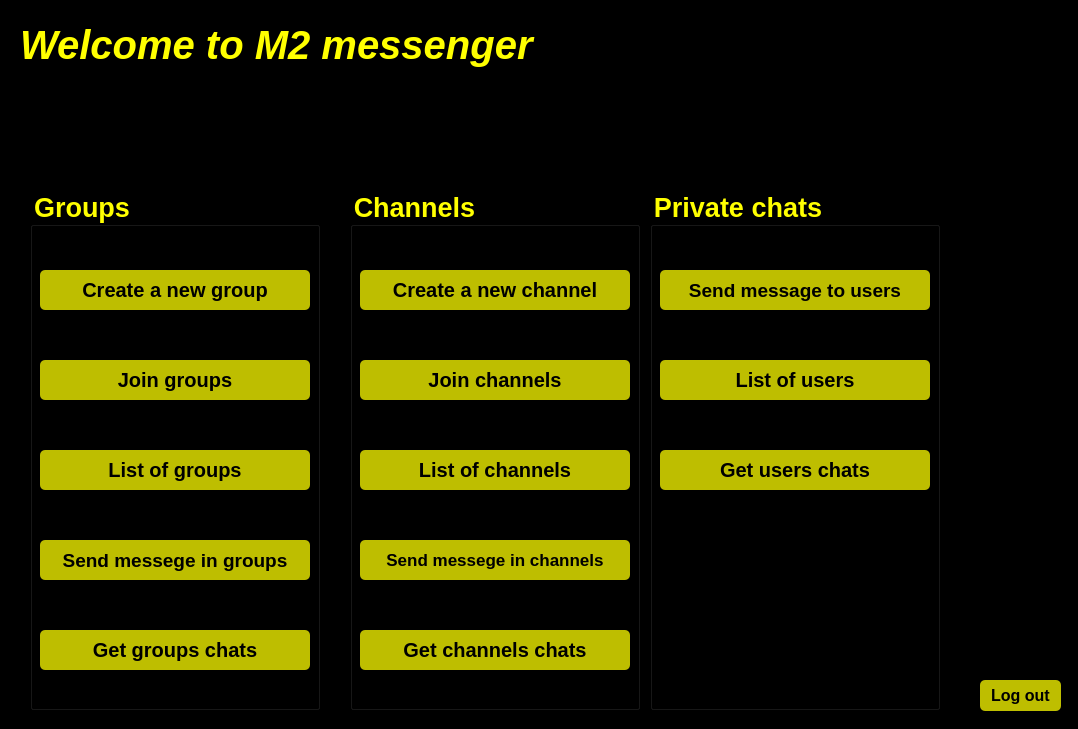
<?xml version="1.0" encoding="UTF-8"?>
<ui version="4.0">
 <class>afterLogin</class>
 <widget class="QWidget" name="afterLogin">
  <property name="geometry">
   <rect>
    <x>0</x>
    <y>0</y>
    <width>1078</width>
    <height>729</height>
   </rect>
  </property>
  <property name="windowTitle">
   <string>Form</string>
  </property>
  <property name="styleSheet">
   <string notr="true"/>
  </property>
  <widget class="QWidget" name="widget" native="true">
   <property name="geometry">
    <rect>
     <x>0</x>
     <y>0</y>
     <width>1081</width>
     <height>731</height>
    </rect>
   </property>
   <property name="styleSheet">
    <string notr="true">background-color: rgb(0, 0, 0);
</string>
   </property>
   <widget class="QLabel" name="label">
    <property name="geometry">
     <rect>
      <x>20</x>
      <y>10</y>
      <width>631</width>
      <height>70</height>
     </rect>
    </property>
    <property name="font">
     <font>
      <pointsize>30</pointsize>
      <italic>true</italic>
      <bold>true</bold>
      <underline>false</underline>
      <strikeout>false</strikeout>
      <kerning>true</kerning>
     </font>
    </property>
    <property name="styleSheet">
     <string notr="true">color:rgb(255,255,0)	;</string>
    </property>
    <property name="text">
     <string>Welcome to M2 messenger</string>
    </property>
   </widget>
   <widget class="QPushButton" name="pushButton_4">
    <property name="geometry">
     <rect>
      <x>980</x>
      <y>680</y>
      <width>81</width>
      <height>31</height>
     </rect>
    </property>
    <property name="font">
     <font>
      <pointsize>12</pointsize>
      <bold>true</bold>
     </font>
    </property>
    <property name="styleSheet">
     <string notr="true">QPushButton#pushButton_4{
	background-color:rgba(255, 255, 0, 190);
	color:rgba(0, 0, 0, 255);
	border-radius:5px;
}

QPushButton#pushButton_4:hover{
	background-color:rgb(246, 120, 29);

}

QPushButton#pushButton_4:pressed{
	padding-left:5px;
	padding-top:5px;
	background-color:rgba(150,123, 111, 255);
}</string>
    </property>
    <property name="text">
     <string>Log out</string>
    </property>
   </widget>
   <widget class="QLabel" name="label_5">
    <property name="geometry">
     <rect>
      <x>980</x>
      <y>590</y>
      <width>81</width>
      <height>81</height>
     </rect>
    </property>
    <property name="styleSheet">
     <string notr="true">image: url(:/icons/logout3.png);</string>
    </property>
    <property name="text">
     <string/>
    </property>
   </widget>
   <widget class="QGroupBox" name="group_groupBox">
    <property name="geometry">
     <rect>
      <x>30</x>
      <y>190</y>
      <width>290</width>
      <height>520</height>
     </rect>
    </property>
    <property name="font">
     <font>
      <pointsize>20</pointsize>
      <bold>true</bold>
     </font>
    </property>
    <property name="styleSheet">
     <string notr="true">color:rgb(255,255,0);
</string>
    </property>
    <property name="title">
     <string>Groups</string>
    </property>
    <widget class="QPushButton" name="pushButton">
     <property name="geometry">
      <rect>
       <x>10</x>
       <y>80</y>
       <width>270</width>
       <height>40</height>
      </rect>
     </property>
     <property name="font">
      <font>
       <pointsize>15</pointsize>
       <bold>true</bold>
      </font>
     </property>
     <property name="styleSheet">
      <string notr="true">QPushButton#pushButton{
	background-color:rgba(255, 255, 0, 190);
	color:rgba(0, 0, 0, 255);
	border-radius:5px;
}

QPushButton#pushButton:hover{
	background-color:rgb(246, 120, 29);

}

QPushButton#pushButton:pressed{
	padding-left:5px;
	padding-top:5px;
	background-color:rgba(150,123, 111, 255);
}</string>
     </property>
     <property name="text">
      <string>Create a new group</string>
     </property>
    </widget>
    <widget class="QPushButton" name="pushButton_2">
     <property name="geometry">
      <rect>
       <x>10</x>
       <y>170</y>
       <width>270</width>
       <height>40</height>
      </rect>
     </property>
     <property name="font">
      <font>
       <pointsize>15</pointsize>
       <bold>true</bold>
      </font>
     </property>
     <property name="styleSheet">
      <string notr="true">QPushButton#pushButton_2{
	background-color:rgba(255, 255, 0, 190);
	color:rgba(0, 0, 0, 255);
	border-radius:5px;
}

QPushButton#pushButton_2:hover{
	background-color:rgb(246, 120, 29);

}

QPushButton#pushButton_2:pressed{
	padding-left:5px;
	padding-top:5px;
	background-color:rgba(150,123, 111, 255);
}</string>
     </property>
     <property name="text">
      <string>Join groups</string>
     </property>
    </widget>
    <widget class="QPushButton" name="pushButton_3">
     <property name="geometry">
      <rect>
       <x>10</x>
       <y>440</y>
       <width>270</width>
       <height>40</height>
      </rect>
     </property>
     <property name="font">
      <font>
       <pointsize>15</pointsize>
       <bold>true</bold>
      </font>
     </property>
     <property name="styleSheet">
      <string notr="true">QPushButton#pushButton_3{
	background-color:rgba(255, 255, 0, 190);
	color:rgba(0, 0, 0, 255);
	border-radius:5px;
}

QPushButton#pushButton_3:hover{
	background-color:rgb(246, 120, 29);

}

QPushButton#pushButton_3:pressed{
	padding-left:5px;
	padding-top:5px;
	background-color:rgba(150,123, 111, 255);
}</string>
     </property>
     <property name="text">
      <string>Get groups chats</string>
     </property>
    </widget>
    <widget class="QPushButton" name="pushButton_6">
     <property name="geometry">
      <rect>
       <x>10</x>
       <y>260</y>
       <width>270</width>
       <height>40</height>
      </rect>
     </property>
     <property name="font">
      <font>
       <pointsize>15</pointsize>
       <bold>true</bold>
      </font>
     </property>
     <property name="styleSheet">
      <string notr="true">QPushButton#pushButton_6{
	background-color:rgba(255, 255, 0, 190);
	color:rgba(0, 0, 0, 255);
	border-radius:5px;
}

QPushButton#pushButton_6:hover{
	background-color:rgb(246, 120, 29);

}

QPushButton#pushButton_6:pressed{
	padding-left:5px;
	padding-top:5px;
	background-color:rgba(150,123, 111, 255);
}</string>
     </property>
     <property name="text">
      <string>List of groups</string>
     </property>
    </widget>
    <widget class="QPushButton" name="pushButton_7">
     <property name="geometry">
      <rect>
       <x>10</x>
       <y>350</y>
       <width>270</width>
       <height>40</height>
      </rect>
     </property>
     <property name="font">
      <font>
       <pointsize>14</pointsize>
       <bold>true</bold>
      </font>
     </property>
     <property name="styleSheet">
      <string notr="true">QPushButton#pushButton_7{
	background-color:rgba(255, 255, 0, 190);
	color:rgba(0, 0, 0, 255);
	border-radius:5px;
}

QPushButton#pushButton_7:hover{
	background-color:rgb(246, 120, 29);

}

QPushButton#pushButton_7:pressed{
	padding-left:5px;
	padding-top:5px;
	background-color:rgba(150,123, 111, 255);
}</string>
     </property>
     <property name="text">
      <string>Send messege in groups</string>
     </property>
    </widget>
   </widget>
   <widget class="QGroupBox" name="channel_groupBox">
    <property name="geometry">
     <rect>
      <x>350</x>
      <y>190</y>
      <width>290</width>
      <height>520</height>
     </rect>
    </property>
    <property name="font">
     <font>
      <pointsize>20</pointsize>
      <bold>true</bold>
     </font>
    </property>
    <property name="styleSheet">
     <string notr="true">color:rgb(255,255,0);
</string>
    </property>
    <property name="title">
     <string>Channels</string>
    </property>
    <widget class="QPushButton" name="pushButton_8">
     <property name="geometry">
      <rect>
       <x>10</x>
       <y>80</y>
       <width>270</width>
       <height>40</height>
      </rect>
     </property>
     <property name="font">
      <font>
       <pointsize>15</pointsize>
       <bold>true</bold>
      </font>
     </property>
     <property name="styleSheet">
      <string notr="true">QPushButton#pushButton_8{
	background-color:rgba(255, 255, 0, 190);
	color:rgba(0, 0, 0, 255);
	border-radius:5px;
}

QPushButton#pushButton_8:hover{
	background-color:rgb(246, 120, 29);

}

QPushButton#pushButton_8:pressed{
	padding-left:5px;
	padding-top:5px;
	background-color:rgba(150,123, 111, 255);
}</string>
     </property>
     <property name="text">
      <string>Create a new channel</string>
     </property>
    </widget>
    <widget class="QPushButton" name="pushButton_9">
     <property name="geometry">
      <rect>
       <x>10</x>
       <y>170</y>
       <width>270</width>
       <height>40</height>
      </rect>
     </property>
     <property name="font">
      <font>
       <pointsize>15</pointsize>
       <bold>true</bold>
      </font>
     </property>
     <property name="styleSheet">
      <string notr="true">QPushButton#pushButton_9{
	background-color:rgba(255, 255, 0, 190);
	color:rgba(0, 0, 0, 255);
	border-radius:5px;
}

QPushButton#pushButton_9:hover{
	background-color:rgb(246, 120, 29);

}

QPushButton#pushButton_9:pressed{
	padding-left:5px;
	padding-top:5px;
	background-color:rgba(150,123, 111, 255);
}</string>
     </property>
     <property name="text">
      <string>Join channels</string>
     </property>
    </widget>
    <widget class="QPushButton" name="pushButton_10">
     <property name="geometry">
      <rect>
       <x>10</x>
       <y>260</y>
       <width>270</width>
       <height>40</height>
      </rect>
     </property>
     <property name="font">
      <font>
       <pointsize>15</pointsize>
       <bold>true</bold>
      </font>
     </property>
     <property name="styleSheet">
      <string notr="true">QPushButton#pushButton_10{
	background-color:rgba(255, 255, 0, 190);
	color:rgba(0, 0, 0, 255);
	border-radius:5px;
}

QPushButton#pushButton_10:hover{
	background-color:rgb(246, 120, 29);

}

QPushButton#pushButton_10:pressed{
	padding-left:5px;
	padding-top:5px;
	background-color:rgba(150,123, 111, 255);
}</string>
     </property>
     <property name="text">
      <string>List of channels</string>
     </property>
    </widget>
    <widget class="QPushButton" name="pushButton_11">
     <property name="geometry">
      <rect>
       <x>10</x>
       <y>350</y>
       <width>270</width>
       <height>40</height>
      </rect>
     </property>
     <property name="font">
      <font>
       <pointsize>13</pointsize>
       <bold>true</bold>
      </font>
     </property>
     <property name="styleSheet">
      <string notr="true">QPushButton#pushButton_11{
	background-color:rgba(255, 255, 0, 190);
	color:rgba(0, 0, 0, 255);
	border-radius:5px;
}

QPushButton#pushButton_11:hover{
	background-color:rgb(246, 120, 29);

}

QPushButton#pushButton_11:pressed{
	padding-left:5px;
	padding-top:5px;
	background-color:rgba(150,123, 111, 255);
}</string>
     </property>
     <property name="text">
      <string>Send messege in channels</string>
     </property>
    </widget>
    <widget class="QPushButton" name="pushButton_12">
     <property name="geometry">
      <rect>
       <x>10</x>
       <y>440</y>
       <width>270</width>
       <height>40</height>
      </rect>
     </property>
     <property name="font">
      <font>
       <pointsize>15</pointsize>
       <bold>true</bold>
      </font>
     </property>
     <property name="styleSheet">
      <string notr="true">QPushButton#pushButton_12{
	background-color:rgba(255, 255, 0, 190);
	color:rgba(0, 0, 0, 255);
	border-radius:5px;
}

QPushButton#pushButton_12:hover{
	background-color:rgb(246, 120, 29);

}

QPushButton#pushButton_12:pressed{
	padding-left:5px;
	padding-top:5px;
	background-color:rgba(150,123, 111, 255);
}</string>
     </property>
     <property name="text">
      <string>Get channels chats</string>
     </property>
    </widget>
   </widget>
   <widget class="QGroupBox" name="pv_groupBox">
    <property name="geometry">
     <rect>
      <x>650</x>
      <y>190</y>
      <width>290</width>
      <height>520</height>
     </rect>
    </property>
    <property name="font">
     <font>
      <pointsize>20</pointsize>
      <bold>true</bold>
     </font>
    </property>
    <property name="styleSheet">
     <string notr="true">color:rgb(255,255,0);
</string>
    </property>
    <property name="title">
     <string>Private chats</string>
    </property>
    <widget class="QPushButton" name="pushButton_13">
     <property name="geometry">
      <rect>
       <x>10</x>
       <y>80</y>
       <width>270</width>
       <height>40</height>
      </rect>
     </property>
     <property name="font">
      <font>
       <pointsize>14</pointsize>
       <bold>true</bold>
      </font>
     </property>
     <property name="styleSheet">
      <string notr="true">QPushButton#pushButton_13{
	background-color:rgba(255, 255, 0, 190);
	color:rgba(0, 0, 0, 255);
	border-radius:5px;
}

QPushButton#pushButton_13:hover{
	background-color:rgb(246, 120, 29);

}

QPushButton#pushButton_13:pressed{
	padding-left:5px;
	padding-top:5px;
	background-color:rgba(150,123, 111, 255);
}</string>
     </property>
     <property name="text">
      <string>Send message to users</string>
     </property>
    </widget>
    <widget class="QPushButton" name="pushButton_14">
     <property name="geometry">
      <rect>
       <x>10</x>
       <y>170</y>
       <width>270</width>
       <height>40</height>
      </rect>
     </property>
     <property name="font">
      <font>
       <pointsize>15</pointsize>
       <bold>true</bold>
      </font>
     </property>
     <property name="styleSheet">
      <string notr="true">QPushButton#pushButton_14{
	background-color:rgba(255, 255, 0, 190);
	color:rgba(0, 0, 0, 255);
	border-radius:5px;
}

QPushButton#pushButton_14:hover{
	background-color:rgb(246, 120, 29);

}

QPushButton#pushButton_14:pressed{
	padding-left:5px;
	padding-top:5px;
	background-color:rgba(150,123, 111, 255);
}</string>
     </property>
     <property name="text">
      <string>List of users</string>
     </property>
    </widget>
    <widget class="QPushButton" name="pushButton_15">
     <property name="geometry">
      <rect>
       <x>10</x>
       <y>260</y>
       <width>270</width>
       <height>40</height>
      </rect>
     </property>
     <property name="font">
      <font>
       <pointsize>15</pointsize>
       <bold>true</bold>
      </font>
     </property>
     <property name="styleSheet">
      <string notr="true">QPushButton#pushButton_15{
	background-color:rgba(255, 255, 0, 190);
	color:rgba(0, 0, 0, 255);
	border-radius:5px;
}

QPushButton#pushButton_15:hover{
	background-color:rgb(246, 120, 29);

}

QPushButton#pushButton_15:pressed{
	padding-left:5px;
	padding-top:5px;
	background-color:rgba(150,123, 111, 255);
}</string>
     </property>
     <property name="text">
      <string>Get users chats</string>
     </property>
    </widget>
   </widget>
   <widget class="QLabel" name="group_label">
    <property name="geometry">
     <rect>
      <x>160</x>
      <y>100</y>
      <width>151</width>
      <height>101</height>
     </rect>
    </property>
    <property name="styleSheet">
     <string notr="true">image: url(:/icons/group2.png);</string>
    </property>
    <property name="text">
     <string/>
    </property>
   </widget>
   <widget class="QLabel" name="channel_label">
    <property name="geometry">
     <rect>
      <x>510</x>
      <y>95</y>
      <width>121</width>
      <height>111</height>
     </rect>
    </property>
    <property name="styleSheet">
     <string notr="true">image: url(:/icons/channel icon.png);</string>
    </property>
    <property name="text">
     <string/>
    </property>
   </widget>
   <widget class="QLabel" name="pv_label">
    <property name="geometry">
     <rect>
      <x>820</x>
      <y>100</y>
      <width>131</width>
      <height>101</height>
     </rect>
    </property>
    <property name="styleSheet">
     <string notr="true">image: url(:/icons/pv.png);</string>
    </property>
    <property name="text">
     <string/>
    </property>
   </widget>
  </widget>
 </widget>
 <resources/>
 <connections/>
</ui>
